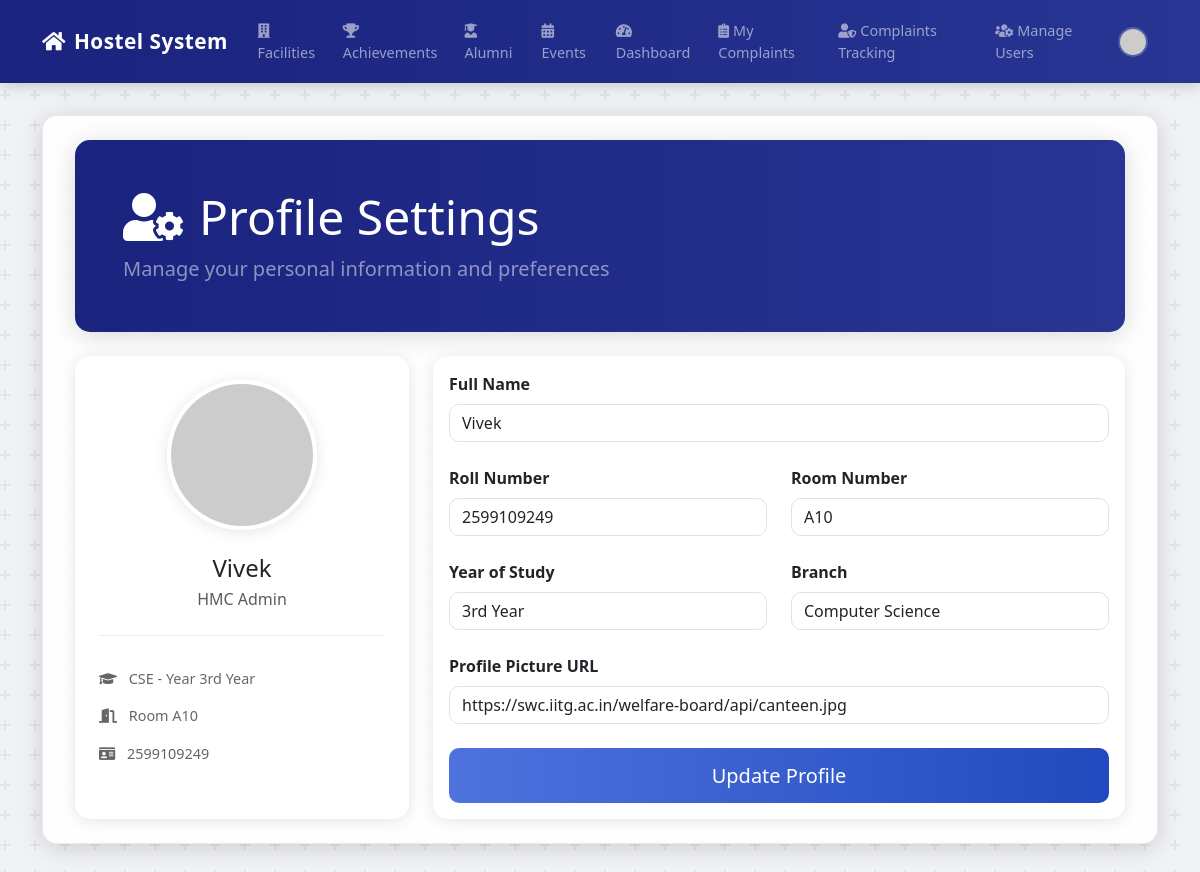
Screenshot of /profile/settings (signed in) with the database file from the repository.
### app.py (models this page shows)
class User(UserMixin, db.Model):
    id = db.Column(db.Integer, primary_key=True)
    username = db.Column(db.String(80), unique=True, nullable=False)
    email = db.Column(db.String(120), unique=True, nullable=False)
    password_hash = db.Column(db.String(128), nullable=False)
    role = db.Column(db.String(50), nullable=False, default='Student')
    name = db.Column(db.Text)
    roll_number = db.Column(db.Text)
    room_number = db.Column(db.Text)
    studying_year = db.Column(db.Text)  # Changed from Numeric to Text
    Branch = db.Column(db.Text)
    profile_pic_url = db.Column(db.Text)

### app.py (the view, shortened to what this page needs)
@app.route('/profile/settings', methods=['GET', 'POST'])
@login_required
def profile_settings():
    form = ProfileForm(obj=current_user)
    return render_template('profile_settings.html', title='Profile Settings', form=form)

### app.py
class ProfileForm(FlaskForm):
    name = StringField('Full Name', validators=[DataRequired()])
    roll_number = StringField('Roll Number', validators=[DataRequired()])
    room_number = StringField('Room Number', validators=[DataRequired()])
    studying_year = SelectField('Year of Study', choices=[
        ('1st Year', '1st Year'),
        ('2nd Year', '2nd Year'),
        ('3rd Year', '3rd Year'),
        ('4th Year', '4th Year'),
        ('Ph.D', 'Ph.D'),
        ('M.Tech', 'M.Tech')
    ], validators=[DataRequired()])
    Branch = SelectField('Branch', choices=[
        ('CSE', 'Computer Science'),
        ('ECE', 'Electronics'),
        ('ME', 'Mechanical'),
        ('CE', 'Civil')
    ], validators=[DataRequired()])
    profile_pic_url = StringField('Profile Picture URL')
    submit = SubmitField('Update Profile')

### app.py (called while the page is built)
@login_manager.user_loader
def load_user(user_id):
    return User.query.get(int(user_id))

### templates/profile_settings.html (shortened to what this page needs)
{% extends "base.html" %}
{% block content %}
<div class="container-md py-4">
    <div class="dashboard-header mb-4">
        <div class="row align-items-center">
            <div class="col-lg-8">
                <h1 class="display-5 text-white mb-2">
                    <i class="fas fa-user-cog me-3"></i>Profile Settings
                </h1>
                <p class="lead text-white-50 mb-0">Manage your personal information and preferences</p>
            </div>
        </div>
    </div>
    <div class="row g-4">
        <div class="col-lg-4">
            <div class="card profile-card h-100">
                <div class="card-body text-center p-4">
                    <div class="profile-pic-wrapper mb-4">
                        {% if current_user.profile_pic_url %}
                            <img src="{{ current_user.profile_pic_url }}"
                                 class="rounded-circle profile-image"
                                 alt="Profile Picture"
                                 onerror="this.src='https://ui-avatars.com/api/?name={{ current_user.name|default(current_user.username, true) }}&background=random&color=fff&size=200'">
                        {% else %}
                            <img src="https://ui-avatars.com/api/?name={{ current_user.name|default(current_user.username, true) }}&background=random&color=fff&size=200"
                                 class="rounded-circle profile-image"
                                 alt="Profile Picture">
                        {% endif %}
                    </div>
                    <h4 class="mb-1">{{ current_user.name or current_user.username }}</h4>
                    <p class="text-muted mb-3">{{ current_user.role }}</p>
                    <div class="user-info">
                        <div class="info-item">
                            <i class="fas fa-graduation-cap me-2"></i>
                            {{ current_user.Branch }} - Year {{ current_user.studying_year }}
                        </div>
                        <div class="info-item">
                            <i class="fas fa-door-open me-2"></i>
                            Room {{ current_user.room_number }}
                        </div>
                        <div class="info-item">
                            <i class="fas fa-id-card me-2"></i>
                            {{ current_user.roll_number }}
                        </div>
                    </div>
                </div>
            </div>
        </div>
        <div class="col-lg-8">
            <div class="card">
                <div class="card-body">
                    <form method="POST" action="">
                        <div class="mb-4">
                            {{ form.name.label(class="form-label fw-bold") }}
                            {{ form.name(class="form-control") }}
                        </div>
                        <div class="row mb-4">
                            <div class="col-md-6">
                                {{ form.roll_number.label(class="form-label fw-bold") }}
                                {{ form.roll_number(class="form-control") }}
                            </div>
                            <div class="col-md-6">
                                {{ form.room_number.label(class="form-label fw-bold") }}
                                {{ form.room_number(class="form-control") }}
                            </div>
                        </div>
                        <div class="row mb-4">
                            <div class="col-md-6">
                                {{ form.studying_year.label(class="form-label fw-bold") }}
                                {{ form.studying_year(class="form-control") }}
                            </div>
                            <div class="col-md-6">
                                {{ form.Branch.label(class="form-label fw-bold") }}
                                {{ form.Branch(class="form-control") }}
                            </div>
                        </div>
                        <div class="mb-4">
                            {{ form.profile_pic_url.label(class="form-label fw-bold") }}
                            {{ form.profile_pic_url(class="form-control") }}
                        </div>
                        <div class="d-grid">
                            {{ form.submit(class="btn btn-primary btn-lg") }}
                        </div>
                    </form>
                </div>
            </div>
        </div>
    </div>
</div>
{% endblock %}

### templates/base.html (style rules this page uses)
body { background-color: #f0f2f5; }
.container-md { background-color: rgba(255, 255, 255, 0.92); border-radius: 15px; box-shadow: 0 4px 25px rgba(0, 0, 0, 0.15); padding: 2rem; margin-top: 2rem; margin-bottom: 2rem; border: 1px solid rgba(0,0,0,0.08); }
.dashboard-header, .hero-section { border-radius: 10px; position: relative; overflow: hidden; }
.btn-primary { border: none; transition: all 0.3s ease; }
.user-info { padding-top: 10px; border-top: 1px solid #eee; }
.info-item { font-size: 0.9rem; color: #666; padding: 4px 0; }

### templates/profile_settings.html (style rules this page uses)
.dashboard-header { padding: 3rem; border-radius: 15px; position: relative; overflow: hidden; box-shadow: 0 4px 25px rgba(0, 0, 0, 0.15); }
.profile-pic-wrapper { width: 150px; height: 150px; margin: 0 auto; position: relative; }
.profile-image { width: 100%; height: 100%; object-fit: cover; border: 4px solid #fff; box-shadow: 0 2px 15px rgba(0,0,0,0.1); }
.profile-card { border: none; box-shadow: 0 2px 15px rgba(0,0,0,0.1); border-radius: 15px; background: white; }
.user-info { text-align: left; padding-top: 1.5rem; border-top: 1px solid #eee; margin-top: 1.5rem; }
.info-item { padding: 0.5rem 0; color: #666; }
.card { border: none; box-shadow: 0 2px 15px rgba(0,0,0,0.1); border-radius: 15px; }
.form-control, .input-group-text { border-radius: 10px; }
.btn-primary { border-radius: 10px; padding: 0.8rem 2rem; font-weight: 500; }
.row { animation: fadeIn 0.5s ease-in; }

### rows the page displays
User: name "Vivek", role "HMC Admin", Branch "CSE", studying_year "3rd Year", room_number "A10", roll_number "2599109249", Branch "Computer Science", profile_pic_url "https://swc.iitg.ac.in/welfare-board/api/canteen.jpg"
